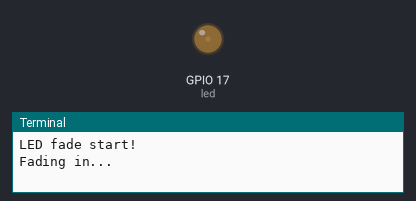
Simulated run of this program. Board: Raspberry Pi (BCM pin numbers). On the bench: output pins drawn as LEDs (lit = HIGH), the last lines printed to the terminal. At 4.0 s the program stops and its outputs stay as they are.

Above: at 0.15 s.
At 1.35 s:
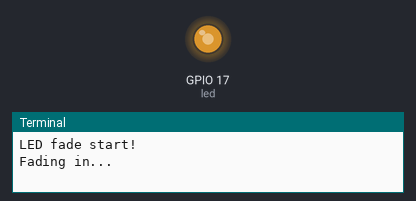
At 2.16 s:
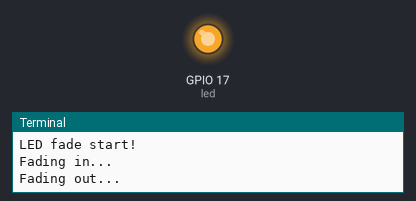
At 3.37 s:
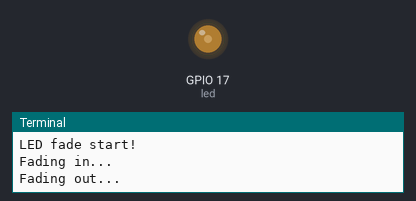
Timing chart, 0 to 5.5 s (numbered marks = the images above):
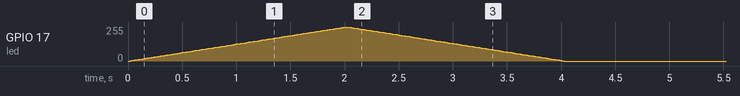

Measured:
- by itself, GPIO 17 (led): rises from 0/255 to 255/255 in 2.0 s, then falls to 0/255 in 2.0 s

The program:

fade.py
```python
from gpiozero import PWMLED
from time import sleep

led = PWMLED(17)

print('LED fade start!')

# ゆっくり明るくする（0%から100%へ）
print('Fading in...')
for brightness in range(0, 101, 1):
    led.value = brightness / 100.0
    sleep(0.02)

# ゆっくり暗くする（100%から0%へ）
print('Fading out...')
for brightness in range(100, -1, -1):
    led.value = brightness / 100.0
    sleep(0.02)

print('Done!')
```
